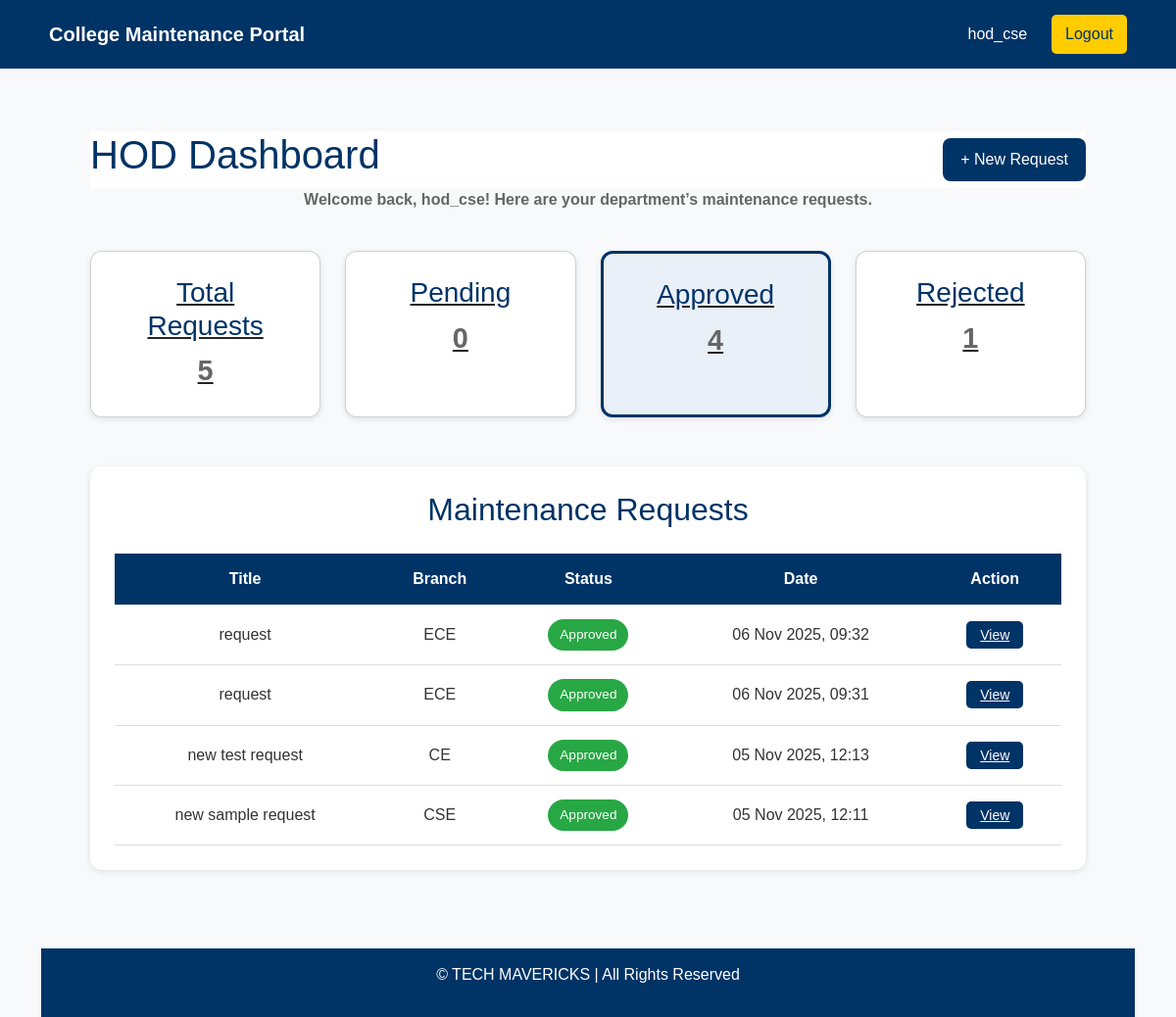
Page /hod/dashboard/?status=Approved (signed in) on the committed database.
### maintenance_app/models.py (models this page shows, shortened)
class MaintenanceRequest(models.Model):
    STATUS_CHOICES = [('Pending','Pending'),('Approved','Approved'),('Rejected','Rejected'),('Completed','Completed'),]
    hod = models.ForeignKey(User, on_delete=models.CASCADE)
    branch = models.CharField(max_length=100)
    title = models.CharField(max_length=150)
    lab_name = models.CharField(max_length=100)
    description = models.TextField()
    date_submitted = models.DateTimeField(auto_now_add=True)
    status = models.CharField(max_length=20, choices=STATUS_CHOICES, default='Pending')
    admin_remark = models.TextField(blank=True, null=True)
    updated_at = models.DateTimeField(auto_now=True)
    selected_items = models.TextField(blank=True, null=True)
    total_amount = models.DecimalField(max_digits=12, decimal_places=2, default=0.00)

### maintenance_app/views.py (the view)
# urls.py: path('hod/dashboard/', views.hod_dashboard, name='hod_dashboard'),
@never_cache
@login_required
def hod_dashboard(request):
    requests = MaintenanceRequest.objects.filter(hod=request.user).order_by('-date_submitted')
    status_filter = request.GET.get("status")
    if status_filter:
        requests = requests.filter(status=status_filter)
    total = requests.count() if not status_filter else MaintenanceRequest.objects.filter(hod=request.user).count()
    pending = MaintenanceRequest.objects.filter(hod=request.user, status="Pending").count()
    approved = MaintenanceRequest.objects.filter(hod=request.user, status="Approved").count()
    rejected = MaintenanceRequest.objects.filter(hod=request.user, status="Rejected").count()
    context = {
        "requests": requests,
        "total": total,
        "pending": pending,
        "approved": approved,
        "rejected": rejected,
        "status_filter": status_filter,
    }
    return render(request, "hod_dashboard.html", context)

### maintenance_app/templates/hod_dashboard.html (shortened to what this page needs)
{% extends 'base.html' %}
{% load static %}
{% block content %}
<link rel="stylesheet" href="{% static 'css/admin.css' %}">
<section class="dashboard">
 <div class="dashboard-header">
    <h1>HOD Dashboard</h1>
    <a href="{% url 'new_request' %}" class="btn-new">+ New Request</a>
  </div>
  <b><p>Welcome back, {{ user.username }}! Here are your department’s maintenance requests.</p></b>
  <div class="cards">
    <a href="{% url 'hod_dashboard' %}" class="card {% if not status_filter %}active{% endif %}">
      <h3>Total Requests</h3>
      <p>{{ total }}</p>
    </a>
    <a href="?status=Pending" class="card {% if status_filter == 'Pending' %}active{% endif %}">
      <h3>Pending</h3>
      <p>{{ pending }}</p>
    </a>
    <a href="?status=Approved" class="card {% if status_filter == 'Approved' %}active{% endif %}">
      <h3>Approved</h3>
      <p>{{ approved }}</p>
    </a>
    <a href="?status=Rejected" class="card {% if status_filter == 'Rejected' %}active{% endif %}">
      <h3>Rejected</h3>
      <p>{{ rejected }}</p>
    </a>
  </div>
  <div class="table-section" id="table">
    <h2>Maintenance Requests</h2>
    {% if requests %}
    <div class="table-responsive">
      <table>
        <thead>
          <tr>
            <th>Title</th>
            <th>Branch</th>
            <th>Status</th>
            <th>Date</th>
            <th>Action</th>
          </tr>
        </thead>
        <tbody>
          {% for r in requests %}
          <tr>
            <td>{{ r.title }}</td>
            <td>{{ r.branch }}</td>
            <td><span class="status {{ r.status }}">{{ r.status }}</span></td>
            <td>{{ r.date_submitted|date:"d M Y, H:i" }}</td>
            <td><a href="{% url 'request_detail' r.pk %}" class="btn-action">View</a></td>
          </tr>
          {% endfor %}
        </tbody>
      </table>
    </div>
    {% else %}
    <p class="text-muted text-center">No maintenance requests yet.</p>
    {% endif %}
  </div>
</section>
<footer>
  <p>© TECH MAVERICKS | All Rights Reserved</p>
</footer>
{% endblock %}

### maintenance_app/templates/base.html (shortened to what this page needs)
{% load static %}
<!DOCTYPE html>
<html lang="en">
<head>
  <link rel="stylesheet" href="{% static 'css/style.css' %}">
  <link href="https://cdn.jsdelivr.net/npm/bootstrap@5.3.0/dist/css/bootstrap.min.css" rel="stylesheet">
</head>
<body>
<header>
  <nav class="navbar">
    <div class="logo">College Maintenance Portal</div>
    <ul class="nav-links" id="navLinks">
      {% if user.is_authenticated %}
      <li class="user-info">
        <span class="navbar-text text-white">{{ user.username }}</span>
      </li>
      {% endif %}
      <li>
        <form method="post" action="{% url 'logout' %}">
          <button class="logout-btn">Logout</button>
        </form>
      </li>
    </ul>
  </nav>
</header>
<div class="container mt-4">
  {% block content %}{% endblock %}
</div>
</body>
</html>

### maintenance_app/static/css/style.css (style rules this page uses)
.navbar { display: flex; justify-content: space-between; align-items: center; background: #003366; padding: 15px 30px; color: white; position: relative; z-index: 1000; }
.logo { font-size: 20px; font-weight: bold; }
.nav-links { list-style: none; display: flex; align-items: center; gap: 25px; margin: 0; padding: 0; }
.nav-links li { display: flex; align-items: center; }
.navbar-text { color: white; font-weight: 500; }
.logout-btn { background: #ffcc00; color: #003366; border: none; padding: 8px 14px; border-radius: 5px; cursor: pointer; transition: background 0.3s; }

### maintenance_app/static/css/admin.css (style rules this page uses)
* { box-sizing: border-box; font-family: "Poppins", sans-serif; }
body { background-color: #f8f9fa; color: #333; margin: 0; }
.navbar { display: flex; justify-content: space-between; align-items: center; background: #003366; padding: 15px 50px; color: white; }
.navbar .logo { font-size: 20px; font-weight: bold; }
.nav-links { list-style: none; display: flex; gap: 25px; margin: 0; padding: 0; }
.logout-btn { background: #ffcc00; color: #003366; border: none; padding: 8px 14px; border-radius: 5px; cursor: pointer; transition: 0.3s; }
.dashboard { padding: 40px 50px; text-align: center; }
.dashboard h1 { color: #003366; margin-bottom: 10px; }
.dashboard p { color: #666; margin-bottom: 40px; }
.cards { display: grid; grid-template-columns: repeat(auto-fit, minmax(220px, 1fr)); gap: 25px; margin-bottom: 50px; }
.card { background: white; padding: 25px; border-radius: 12px; box-shadow: 0 2px 6px rgba(0,0,0,0.1); transition: transform 0.2s; }
.card h3 { color: #003366; margin-bottom: 8px; }
.card p { font-size: 1.8rem; font-weight: bold; margin: 0; }
.table-section { background: white; padding: 25px; border-radius: 12px; box-shadow: 0 2px 6px rgba(0,0,0,0.1); }
.table-section h2 { color: #003366; text-align: center; margin-bottom: 25px; }
table { width: 100%; border-collapse: collapse; }
th, td { padding: 14px 15px; text-align: center; border-bottom: 1px solid #ddd; }
th { background: #003366; color: white; }
.status { padding: 6px 12px; border-radius: 20px; color: white; font-size: 0.85rem; display: inline-block; }
.status.Approved, .status.Completed { background: #28a745; }
.btn-action { background: #003366; color: white; border: none; padding: 6px 12px; border-radius: 5px; cursor: pointer; transition: 0.3s; }
footer { text-align: center; background: #003366; color: white; padding: 15px 0; margin-top: 40px; }
.card { cursor: pointer; transition: transform 0.2s ease, box-shadow 0.2s ease; }
.card.active { border: 3px solid #003366; background-color: #eaf0f8; }
.status.Approved { background: #28a745; color: white; }
td { vertical-align: middle; }
.btn-action { color: white; border: none; padding: 6px 14px; border-radius: 5px; cursor: pointer; font-size: 14px; }

### maintenance_app/templates/hod_dashboard.html (style rules this page uses)
.dashboard-header { display: flex; justify-content: space-between; align-items: center; flex-wrap: wrap; background:white; }
.btn-new { background: #003366; color: white; text-decoration: none; padding: 10px 18px; border-radius: 8px; font-weight: 500; transition: 0.3s; }

### rows in the picture
MaintenanceRequest: title "request", branch "ECE", status "Approved", date_submitted "06 Nov 2025, 09:32"
MaintenanceRequest: title "request", branch "ECE", status "Approved", date_submitted "06 Nov 2025, 09:31"
MaintenanceRequest: title "new test request", branch "CE", status "Approved", date_submitted "05 Nov 2025, 12:13"
MaintenanceRequest: title "new sample request", branch "CSE", status "Approved", date_submitted "05 Nov 2025, 12:11"

### other values in the picture
{{ user.username }} "hod_cse"
{{ total }} "5"
{{ pending }} "0"
{{ approved }} "4"
{{ rejected }} "1"
